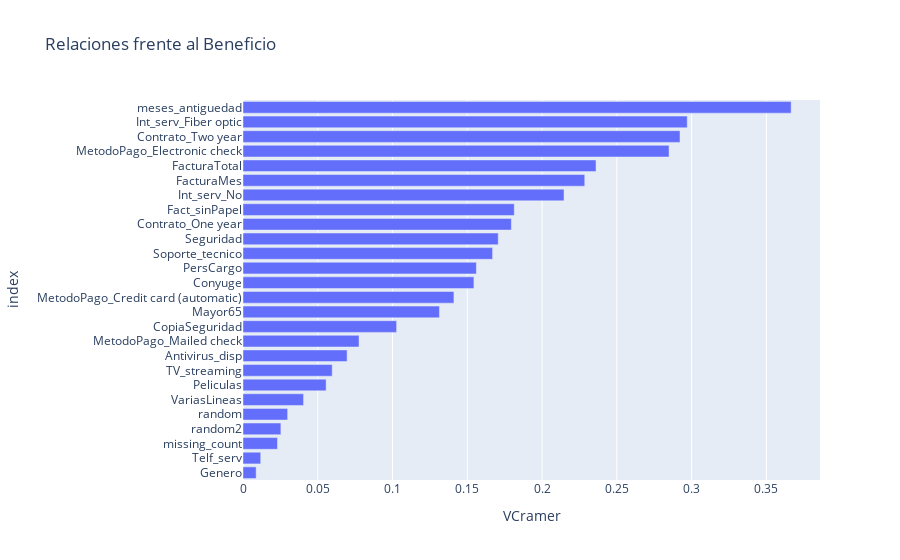

Notebook code cell kept with this figure:
### Markdown cell above
### Ya sabíamos que hubiese sido complicado encontrar outliers por el escalado de datos y por los box plots anteriores, pero mejor revisar que todo esté bien

### Code cell
df_fuga_train["random"] = np.random.uniform(0,1, size=df_fuga_train.shape[0])
df_fuga_train["random2"] = np.random.uniform(0,1, size=df_fuga_train.shape[0])
tablaCramer = pd.DataFrame(df_fuga_train.apply(lambda x: NuestrasFunciones.cramers_v(x,Y_train)),columns=['VCramer'])

px.bar(tablaCramer,x=tablaCramer.VCramer,title='Relaciones frente al Beneficio').update_yaxes(categoryorder="total ascending")

### Figure 1 — Plotly figure (JSON) as saved in the notebook; plotly's stock layout.template omitted (floating-point values rounded to 4 significant figures)
{"data": [{"alignmentgroup": "True", "hovertemplate": "VCramer=%{x}<br>index=%{y}<extra></extra>", "legendgroup": "", "marker": {"color": "#636efa", "pattern": {"shape": ""}}, "name": "", "offsetgroup": "", "orientation": "h", "showlegend": false, "textposition": "auto", "type": "bar", "x": [0.3666, 0.2285, 0.2361, 0.02308, 0.008793, 0.1314, 0.1544, 0.1561, 0.01184, 0.0405, 0.1707, 0.1027, 0.06962, 0.1669, 0.05965, 0.05559, 0.1814, 0.2971, 0.2147, 0.1795, 0.2922, 0.1411, 0.2849, 0.07759, 0.02986, 0.02534], "xaxis": "x", "y": ["meses_antiguedad", "FacturaMes", "FacturaTotal", "missing_count", "Genero", "Mayor65", "Conyuge", "PersCargo", "Telf_serv", "VariasLineas", "Seguridad", "CopiaSeguridad", "Antivirus_disp", "Soporte_tecnico", "TV_streaming", "Peliculas", "Fact_sinPapel", "Int_serv_Fiber optic", "Int_serv_No", "Contrato_One year", "Contrato_Two year", "MetodoPago_Credit card (automatic)", "MetodoPago_Electronic check", "MetodoPago_Mailed check", "random", "random2"], "yaxis": "y"}], "layout": {"autosize": true, "barmode": "relative", "legend": {"tracegroupgap": 0}, "title": {"text": "Relaciones frente al Beneficio"}, "xaxis": {"anchor": "y", "autorange": true, "domain": [0, 1], "range": [0, 0.3859], "title": {"text": "VCramer"}, "type": "linear"}, "yaxis": {"anchor": "x", "autorange": true, "categoryorder": "total ascending", "domain": [0, 1], "range": [-0.5, 25.5], "title": {"text": "index"}, "type": "category"}}}
